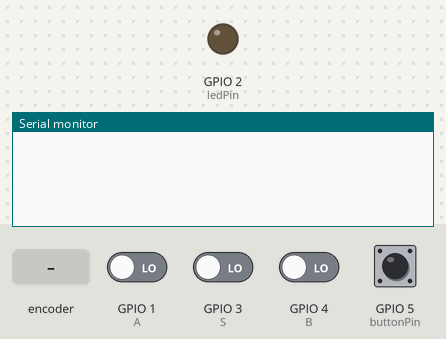
The sketch below on a simulated ESP32-S2. On the bench: output pins drawn as LEDs (lit = HIGH), the last lines printed to the serial monitor. Inputs (shaded band) come from the test bench; at power-on: GPIO 1 (A), GPIO 3 (S), GPIO 4 (B), GPIO 5 (buttonPin) LOW.

Above: at 1.2 s.
1.3 s: rotary encoder on GPIO 1 (A) / GPIO 4 (B) turned 1 step (first pin leading)
At 1.86 s:
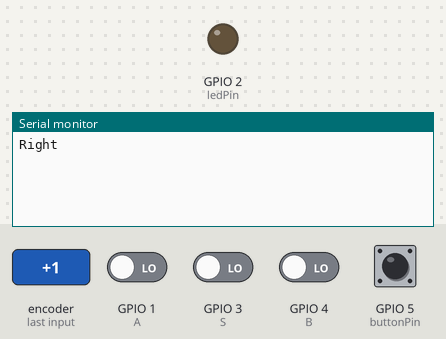
3.4 s: GPIO 3 (S) driven HIGH
At 4.26 s:
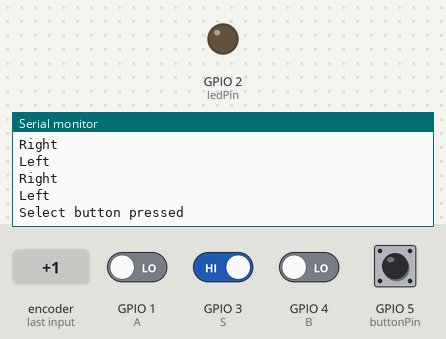
6.4 s: GPIO 5 (buttonPin) pulled HIGH for 1 s
At 7.16 s:
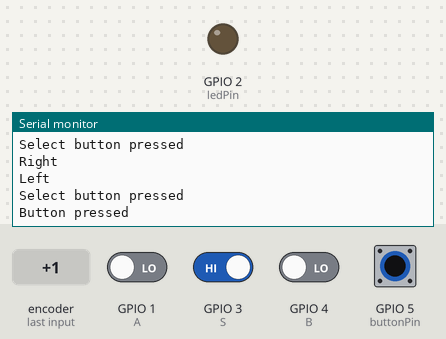

The sketch:

Button.ino
```cpp
/*
This program uses four buttons in active high connection.

Tested with:
ESP32-S2-DEV
*/

const int buttonPin = 5;  // the number of the pushbutton pin
const int ledPin = 2;    // the number of the LED pin
int A = 1;
int B = 4;
int S = 3;

int buttonState = 0;  // variable for reading the pushbutton status
int rightState = 0;
int leftState = 0;
int selectButtonState = 0;
int mode = 1;

void setup() {

  // initialize the pushbutton pin as an input:
  pinMode(buttonPin, INPUT);
  // initialize left and right buttons
  pinMode(A, INPUT);
  pinMode(B, INPUT);
  // initalize select button
  pinMode(S, INPUT);

  // initialize the LED pin as an output:
  pinMode(ledPin, OUTPUT);

  Serial.begin(115200);
}

void loop() {
  // read the state of the pushbutton value:
  buttonState = digitalRead(buttonPin);

  if (buttonState == HIGH) {

    delay(200);
    Serial.println("Button pressed");
  }
/*
  //If button is pressed then led is turned on
  if (mode == 1) {
    // check if the pushbutton is pressed. If it is, the buttonState is LOW:
    if (buttonState == HIGH) {
      // turn LED on:
      digitalWrite(ledPin, HIGH);
      mode = 2;
      delay(200);
      Serial.println("Button pressed");
    }

  //If button is pressed then led is turned off
  } else if (mode == 2) {

    if (buttonState == HIGH) {
      // turn LED off:
      digitalWrite(ledPin, LOW);
      mode = 1;
      delay(200);
      Serial.println("Button pressed");
    }
  }
*/

  //read right botton state
  rightState = digitalRead(A);

  //right botton is pressed
  if (rightState == HIGH) {
    delay(300);
    Serial.println("Right");
  }

  //read left botton state
  leftState = digitalRead(B);

  //left botton is pressed
  if (leftState == HIGH) {
    delay(300);
    Serial.println("Left");
  }

  //read select botton state
  selectButtonState = digitalRead(S);

  //left botton is pressed
  if (selectButtonState == HIGH) {
    delay(300);
    Serial.println("Select button pressed");
  }

}
```

Measured:
- after the input at 1.3 s, the serial monitor: prints a new line after 0.35 s (image 1)
- after the input at 3.4 s, the serial monitor: prints a new line after 0.65 s (image 2)
- after the input at 6.4 s, the serial monitor: prints a new line after 0.55 s (image 3)
